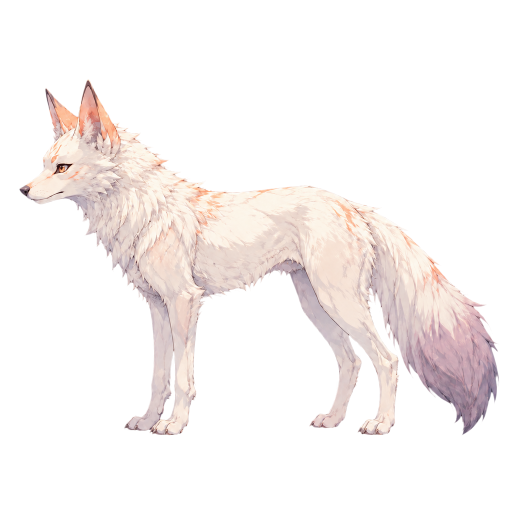
#> input picture concepts/monsters/fox_wild.png, 1024 x 1024 px (shown at 1/2 size)
$ python -i finalize_species.py   (imports and definitions only)
#> lines starting #> are read from the running program, lines starting #| are printed output that depends on the picture; after the words box and inside, x2 and y2 are one past the last pixel; in counts of white or black regions, pixels touching at a corner belong together
"""Pillow-only sprite normalization, board assembly and production verification."""
import hashlib
import json
import re
import shutil
from pathlib import Path
from PIL import Image, ImageChops, ImageDraw, ImageFilter, ImageFont

ROOT = Path(__file__).resolve().parents[2]
CONCEPTS = ROOT / 'concepts/monsters'
ASSETS = ROOT / 'assets/monsters'

def clean_sprite(source):
#> called with source = 'fox_wild.png'
    im = Image.open(source).convert('RGBA')
#> im is the input picture: PIL image 1024x1024 RGBA; mean R, G, B, A 56, 50.7, 49.2, 60.7
    # Remove saturated chroma-key spill; retained creature colors are pastel.
    pixels = []
    for r, g, b, a in im.getdata():
        if (max(r, g, b) - min(r, g, b) > 190 and min(r, g, b) < 65) or (r > 180 and b > 180 and g < 100):
            a = 0
        pixels.append((r, g, b, a) if a else (0, 0, 0, 0))
#> after the loop, pixels = 1048576 items
    im.putdata(pixels)
    alpha = im.getchannel('A')
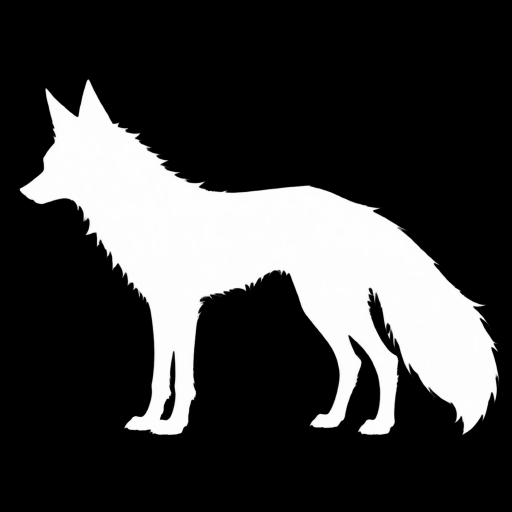
#> alpha: PIL image 1024x1024 L (shown at 1/2 size); min 0, max 255, mean 60.7
    # One source-pixel inward feather suppresses keyed edge specks.
    alpha = ImageChops.darker(alpha, alpha.filter(ImageFilter.MinFilter(3)).filter(ImageFilter.GaussianBlur(0.5)))
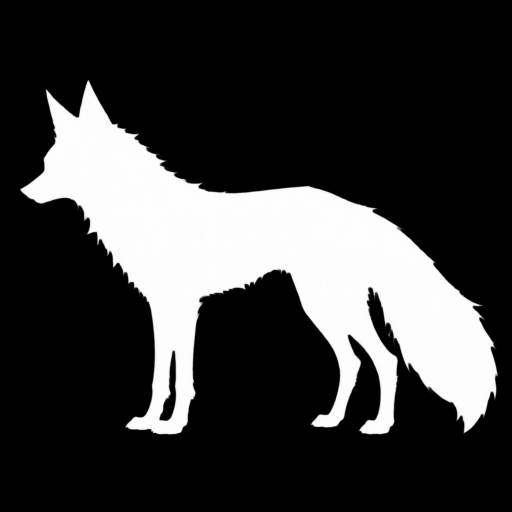
#> alpha: PIL image 1024x1024 L (shown at 1/2 size); min 0, max 254, mean 59
    im.putalpha(alpha)
    box = alpha.point(lambda a: 255 if a > 16 else 0).getbbox()
#> box = (40, 160, 997, 870)
    im = im.crop(box)
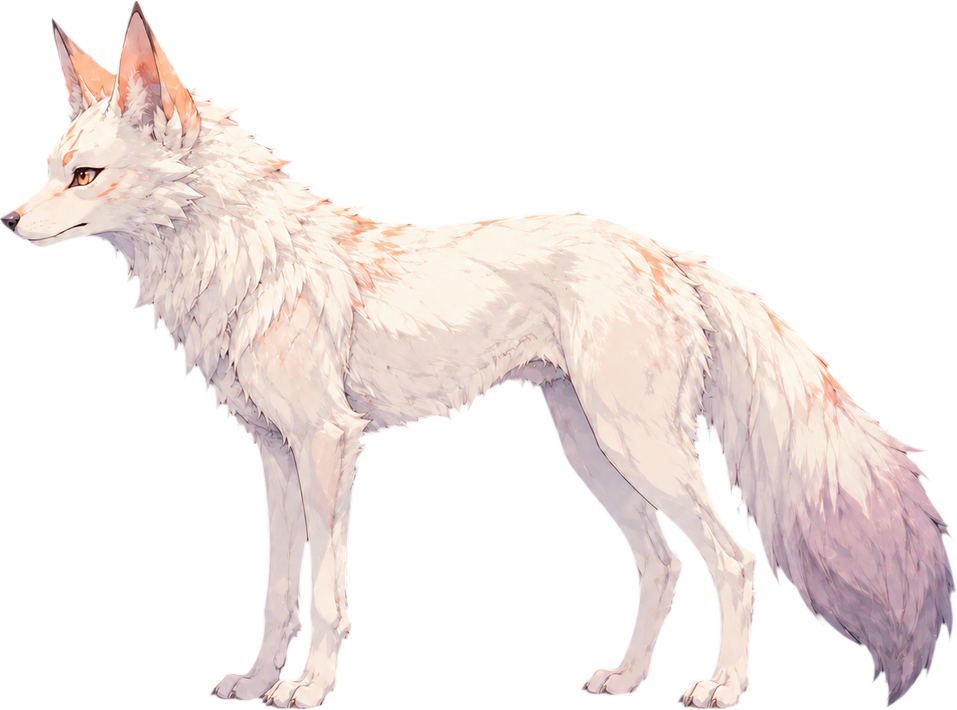
#> im: PIL image 957x710 RGBA; mean R, G, B, A 86.4, 78.2, 76, 91.1; transparent parts drawn white
    scale = min(880 / im.width, 850 / im.height)
#> scale = 0.92
    opaque = sum(a >= 250 for a in im.getchannel('A').getdata())
#> opaque = 231627
    if opaque * scale * scale < 0.17 * 1024 * 1024:
        scale = min((0.17 * 1024 * 1024 / opaque) ** 0.5, 960 / im.width, 900 / im.height)
    if opaque * scale * scale > 0.43 * 1024 * 1024:
        scale = (0.43 * 1024 * 1024 / opaque) ** 0.5
    im = im.resize((round(im.width * scale), round(im.height * scale)), Image.Resampling.LANCZOS)
#> im: PIL image 880x653 RGBA
    out = Image.new('RGBA', (1024, 1024))
#> out: PIL image 1024x1024 RGBA; every value is 0
    out.alpha_composite(im, ((1024-im.width)//2, 942-im.height))
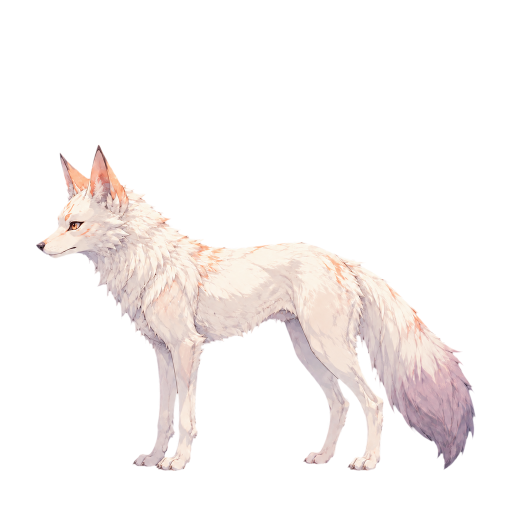
#> out: PIL image 1024x1024 RGBA (shown at 1/2 size); mean R, G, B, A 46.8, 42.5, 41.3, 49.9; transparent parts drawn white
    out.putdata([(0,0,0,0) if a < 4 or (r > 180 and b > 180 and g < 100) else (r,g,b,a) for r,g,b,a in out.getdata()])
    return out

# [64 lines left out: function main, not called in this run]

# [2 lines not run here, left out]

>>> result = clean_sprite('fox_wild.png')

$ run again, on concepts/monsters/m4a_evolution_review_0.png
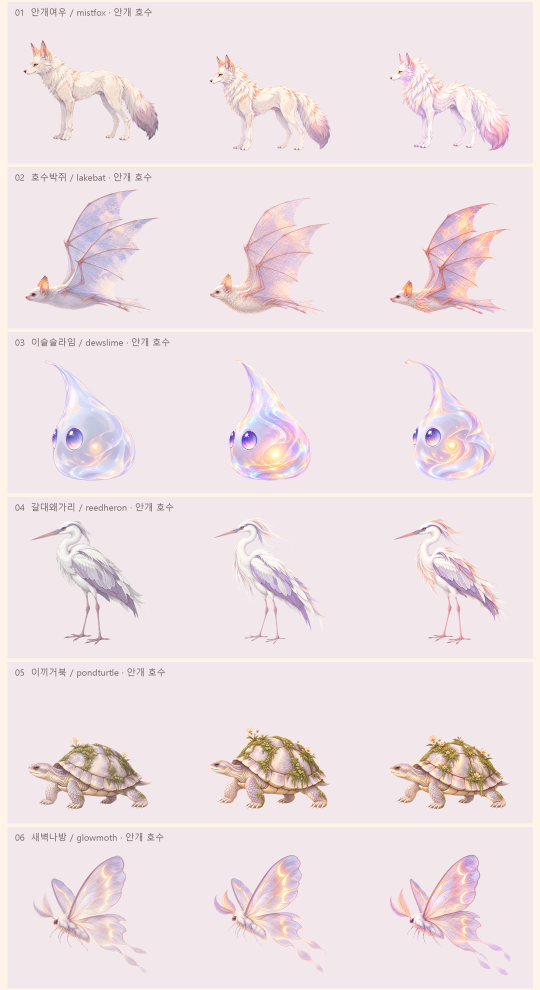
#> input picture concepts/monsters/m4a_evolution_review_0.png, 1080 x 1980 px (shown at 1/2 size)
#> after the loop in clean_sprite, `for r, g, b, a in im.getdata():`: pixels = 2138400 items
#> in clean_sprite, `alpha = im.getchannel('A')`:
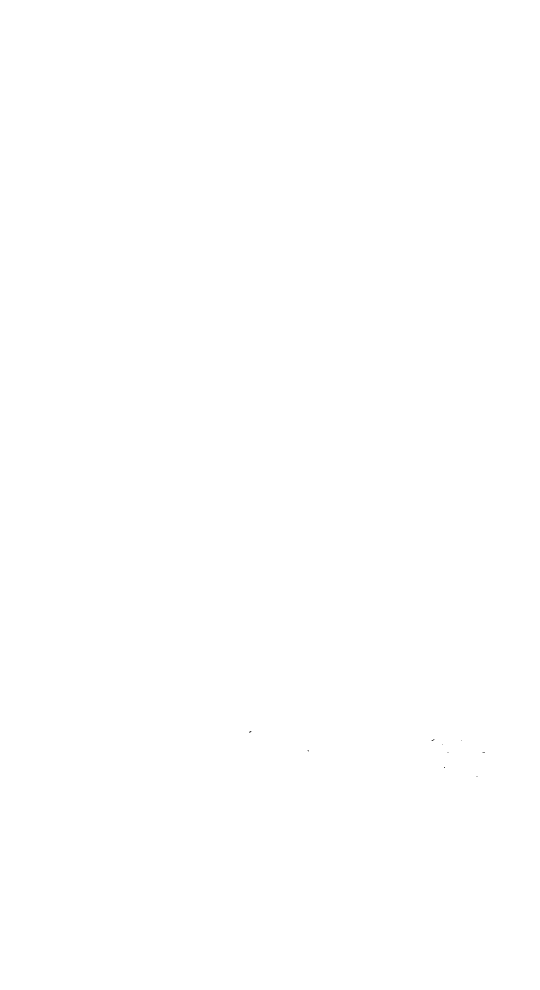
#> alpha: PIL image 1080x1980 L (shown at 1/2 size); 100% white; black in thin lines or dots, all inside (x1, y1, x2, y2) = (498, 1462, 969, 1553)
#> box = (0, 0, 1080, 1980)
#> opaque = 2138099
#> in clean_sprite, `out.alpha_composite(im, ((1024-im.width)//2, 942-im.height))`:
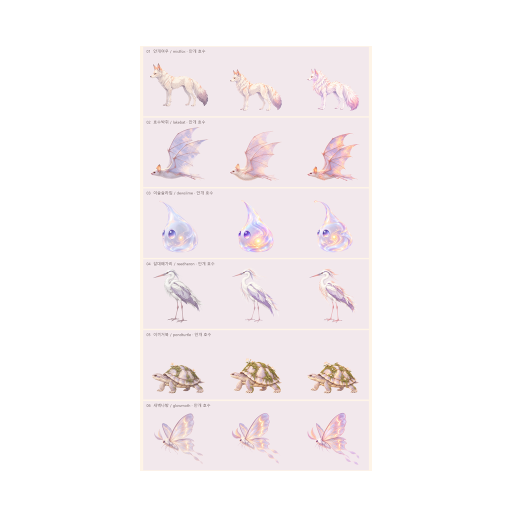
#> out: PIL image 1024x1024 RGBA (shown at 1/2 size); mean R, G, B, A 89.7, 85, 86.1, 95.9; transparent parts drawn white
